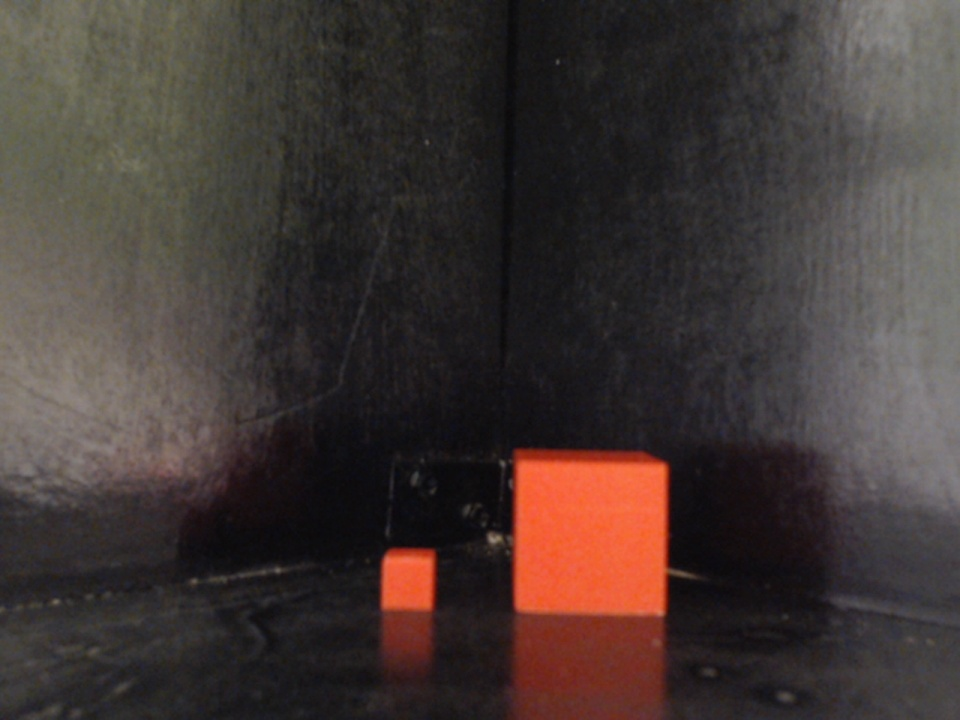
#> input picture img/testing/side.jpg, 960 x 720 px
$ python Main.py   (older library calls are emulated)
#> lines starting #> are read from the running program, lines starting #| are printed output that depends on the picture; after the words box and inside, x2 and y2 are one past the last pixel; in counts of white or black regions, pixels touching at a corner belong together; long printed decimals are rounded
### MeasureObjectSize.py
# Based on code by Adrian Rosebebrock:
# https://www.pyimagesearch.com/2016/03/28/measuring-size-of-objects-in-an-image-with-opencv/

# import the necessary packages
from scipy.spatial import distance as dist
from imutils import perspective
from imutils import contours
import numpy as np
import argparse
import imutils
import cv2

refObjectWidth = 10  # Width of reference object in millimeters

def measureObjectSize(imgPath, fromAngle):
    """ Measure the dimensions in X & Y directions of a given object
    :param fromAngle: angle the image is taken from
    :param testing: a boolean specifying if we're using test images or not
    :return: side lengths in X & Y directions
    """

    # Function that returns midpoint between two points
    def midpoint(ptA, ptB):
        return ((ptA[0] + ptB[0]) * 0.5, (ptA[1] + ptB[1]) * 0.5)

    if fromAngle is "side":
        orderingDirection = "left-to-right"
        cannyLowerBound = 70;
    elif fromAngle is "top":
        orderingDirection = "right-to-left"
        cannyLowerBound = 30;

    # PART 1 : Extracting objects from image #

    # load the image, convert it to grayscale, and blur it slightly
    img = cv2.imread(imgPath)
    gray = cv2.cvtColor(img, cv2.COLOR_BGR2GRAY)
    gray = cv2.GaussianBlur(gray, (9, 9), 0) # Change this and the canny lower bound to improve detection

    # perform edge detection, then perform a dilation + erosion to close gaps
    edged = cv2.Canny(gray, cannyLowerBound, 100)
    edged = cv2.dilate(edged, None, iterations=3)
    edged = cv2.erode(edged, None, iterations=1)

    # find contours in the edge map
    cnts = cv2.findContours(edged.copy(), cv2.RETR_EXTERNAL,
                            cv2.CHAIN_APPROX_SIMPLE)
    cnts = imutils.grab_contours(cnts)

    # sort the contours and initialize the 'pixels per metric' calibration variable
    (cnts, _) = contours.sort_contours(cnts, orderingDirection)
    pixelsPerMetric = None

    # loop over the contours individually
    for c in cnts:
        # if the contour is not sufficiently large, ignore it
        if cv2.contourArea(c) < 500:
            continue

        # compute the rotated bounding box of the contour
        orig = img.copy()
        box = cv2.minAreaRect(c)
        box = cv2.cv.BoxPoints(box) if imutils.is_cv2() else cv2.boxPoints(box)
        box = np.array(box, dtype="int")

        # order the points in the contour such that they appear
        # in top-left, top-right, bottom-right, and bottom-left
        # order, then draw the outline of the rotated bounding
        # box
        box = perspective.order_points(box)
        cv2.drawContours(orig, [box.astype("int")], -1, (0, 255, 0), 2)


        # loop over the original points and draw them
        for (x, y) in box:
            cv2.circle(orig, (int(x), int(y)), 5, (0, 0, 255), -1)

        # unpack the ordered bounding box, then compute the midpoint
        # between the top-left and top-right coordinates, followed by
        # the midpoint between bottom-left and bottom-right coordinates
        (tl, tr, br, bl) = box
        (tltrX, tltrY) = midpoint(tl, tr)
        (blbrX, blbrY) = midpoint(bl, br)

        # compute the midpoint between the top-left and top-right points,
        # followed by the midpoint between the top-righ and bottom-right
        (tlblX, tlblY) = midpoint(tl, bl)
        (trbrX, trbrY) = midpoint(tr, br)

        # draw the midpoints on the image
        cv2.circle(orig, (int(tltrX), int(tltrY)), 5, (255, 0, 0), -1)
        cv2.circle(orig, (int(blbrX), int(blbrY)), 5, (255, 0, 0), -1)
        cv2.circle(orig, (int(tlblX), int(tlblY)), 5, (255, 0, 0), -1)
        cv2.circle(orig, (int(trbrX), int(trbrY)), 5, (255, 0, 0), -1)

        # draw lines between the midpoints
        cv2.line(orig, (int(tltrX), int(tltrY)), (int(blbrX), int(blbrY)),
                 (255, 0, 255), 2)
        cv2.line(orig, (int(tlblX), int(tlblY)), (int(trbrX), int(trbrY)),
                 (255, 0, 255), 2)

        # compute the Euclidean distance between the midpoints
        dA = dist.euclidean((tltrX, tltrY), (blbrX, blbrY))
        dB = dist.euclidean((tlblX, tlblY), (trbrX, trbrY))

        # if the pixels per metric has not been initialized, then
        # compute it as the ratio of pixels to supplied metric
        # (in this case, inches)
        if pixelsPerMetric is None:
            pixelsPerMetric = dB / refObjectWidth

        # compute the size of the object
        dimA = dA / pixelsPerMetric # "width" (x-axis)
        dimB = dB / pixelsPerMetric # "height" (y-axis)

        # draw the object sizes on the image
        cv2.putText(orig, "{:.1f}mm".format(dimA),
                    (int(tltrX - 15), int(tltrY - 10)), cv2.FONT_HERSHEY_SIMPLEX,
                    0.65, (255, 255, 255), 2)
        cv2.putText(orig, "{:.1f}mm".format(dimB),
                    (int(trbrX + 10), int(trbrY)), cv2.FONT_HERSHEY_SIMPLEX,
                    0.65, (255, 255, 255), 2)

    dimX = dimA
    dimY = dimB

    # show the output image (and steps to get there)
    cv2.imshow("Grayscale + blurred", gray)
    cv2.imshow("Canny edge detected", edged)

    cv2.imshow("Output", orig)
    cv2.waitKey()
    cv2.destroyAllWindows()

    return dimX, dimY

### CalculateVolume.py
import math

#
def calculateVolume(shape, sideX, sideY, topX, topY):
    """ Calculate the volume of an object of a specified geometric shape
    :param shape: String describing the shape of the object, e.g. "cube" "pyramid" "sphere"
    :param sideX: object width (x-plane) as seen from the side
    :param sideY: object height (y-plane) as seen from the side
    :param topX:  object side length (x-plane) as seen from the top
    :param topY: object side length (y-plane) as seen from the top
    :return: The volume of the object described by the parameters
    """


    volume = None
    baseArea = topX * topY
    height = sideY
    width = sideX

    if shape is "cube":
        volume = baseArea*height
    elif shape is "pyramid":
        volume = (1/3)*baseArea*height
    elif shape is "sphere":
        radius = topY/2
        volume = (3/4)*(math.pi)*(radius^3)

    return volume

### Main.py
import CaptureImage, UndistortImage, MeasureObjectSize, CalculateVolume
import cv2
import numpy as np

"""
A quick rundown of how the volume box works:
    - User places reference object to the left of what is to be measured.
    - The cameras take one picture each.
    - Camera calibration is performed for each camera. Camera matrices are used to undistort the images.
    - The object is extracted and measured in X and Y directions.
    - Measurements are combined to calculate volume.

    Change the filename paths in the functions below to use different sets of images.
    Newly captured images are saved as "img/side.jpg" or "img/top.jpg". Test images are in their own folder.
    Undistorted images are saved as "img/undistortedSide.jpg" or "img/undistortedTop.jpg".

"""

# TODO: Uncomment and run live from start to finish. Thus far only the set of test images have been used.
#CaptureImage.captureImage("WRITE EITHER side OR top IN HERE")
#UndistortImage.undistortImage("img/testing/side.jpg", "side")
#UndistortImage.undistortImage("img/testing/top.jpg", "top")
sideX, sideY = MeasureObjectSize.measureObjectSize("img/testing/side.jpg", "side")
#> in measureObjectSize, img is the input picture: shape (720, 960, 3); mean B, G, R 52.8, 55.5, 66.3
#> in measureObjectSize, `gray = cv2.cvtColor(img, cv2.COLOR_BGR2GRAY)`:
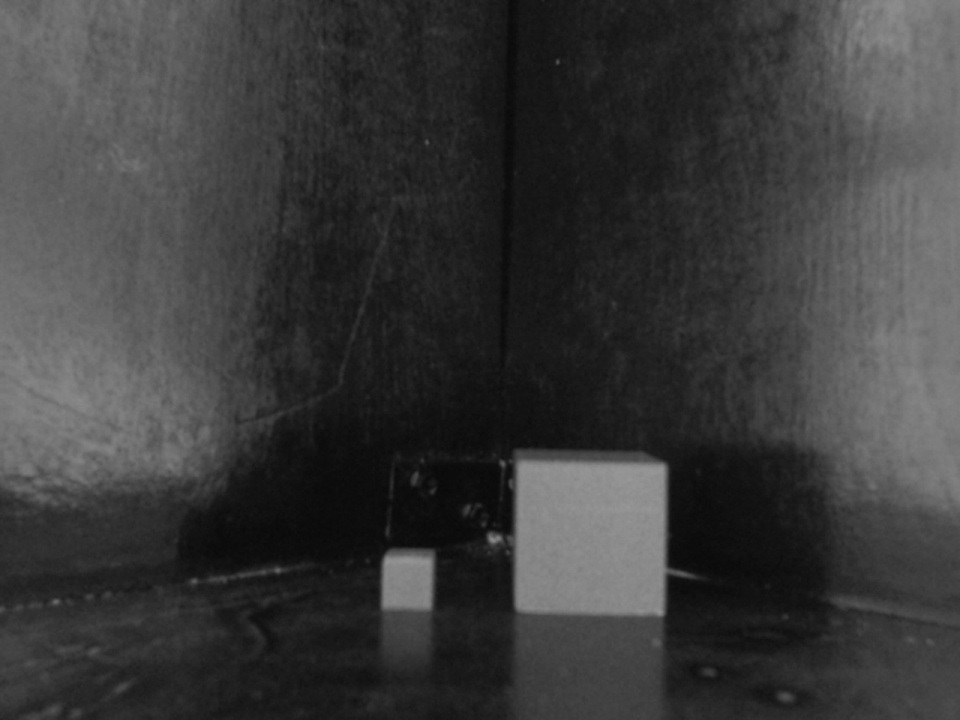
#> gray: shape (720, 960); min 9, max 153, mean 58.4
#> in measureObjectSize, `edged = cv2.Canny(gray, cannyLowerBound, 100)`:
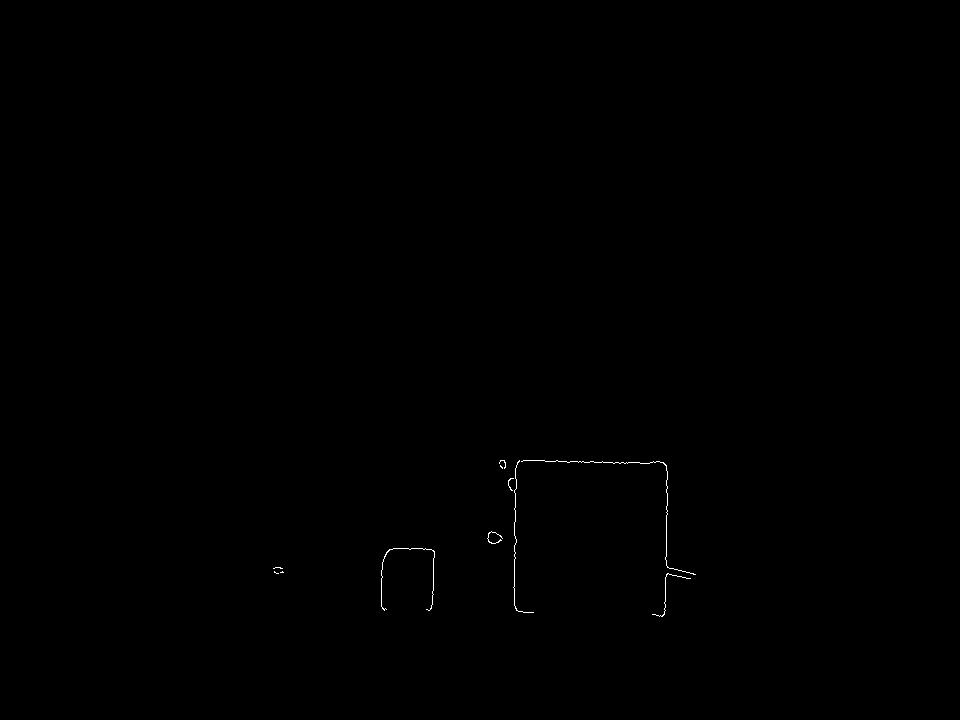
#> edged: shape (720, 960); 0.12% white in thin lines or dots, all inside (x1, y1, x2, y2) = (273, 460, 696, 617)
#> in measureObjectSize, `edged = cv2.dilate(edged, None, iterations=3)`: edged: shape (720, 960); 0.92% white; 5 white regions, box (x1, y1, x2, y2) and area: (505, 457, 699, 620) 4211, (378, 545, 438, 614) 1395, (484, 528, 506, 547) 346, (270, 564, 287, 577) 200, (496, 457, 509, 472) 182
#> in measureObjectSize, `edged = cv2.erode(edged, None, iterations=1)`:
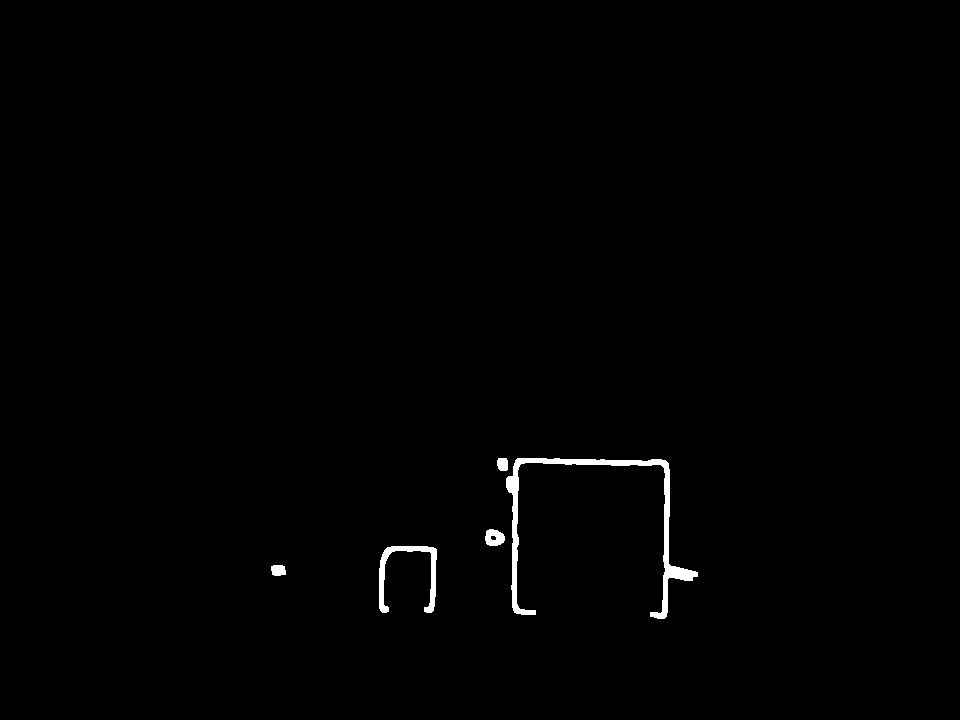
#> edged: shape (720, 960); 0.67% white; 5 white regions
#> in measureObjectSize, `cnts = cv2.findContours(edged.copy(), cv2.RETR_EXTERNAL, cv2.CHAIN_APP..`: cnts = 5 contours; box (x1, y1, x2, y2) and area: (506, 458, 698, 619) 2573, (379, 546, 437, 613) 814, (485, 529, 505, 546) 244, (271, 565, 286, 576) 122, (497, 458, 508, 471) 110
#> the loop in measureObjectSize, `for c in cnts:` made 5 passes
#> (tl, tr, br, bl, tltrX, tltrY, blbrX, blbrY) on pass 2: ([379, 546], [436, 546], [436, 612], [379, 612], 407.5, 546, 407.5, 612)
#> (tl, tr, br, bl, tltrX, tltrY, blbrX, blbrY) on pass 5: ([506, 457], [698, 459], [696, 618], [504, 616], 602, 458, 600, 617)
#> after the loop in measureObjectSize, `for c in cnts:`: pixelsPerMetric = 5.7
#> in measureObjectSize, `dimX = dimA`: dimX = 27.9
#> in measureObjectSize, `dimY = dimB`: dimY = 33.69
#> sideX = 27.9; sideY = 33.69
topX, topY = MeasureObjectSize.measureObjectSize("img/testing/top.jpg", "top")
#> call 2 of measureObjectSize, with imgPath = 'img/testing/top.jpg', fromAngle = 'top'
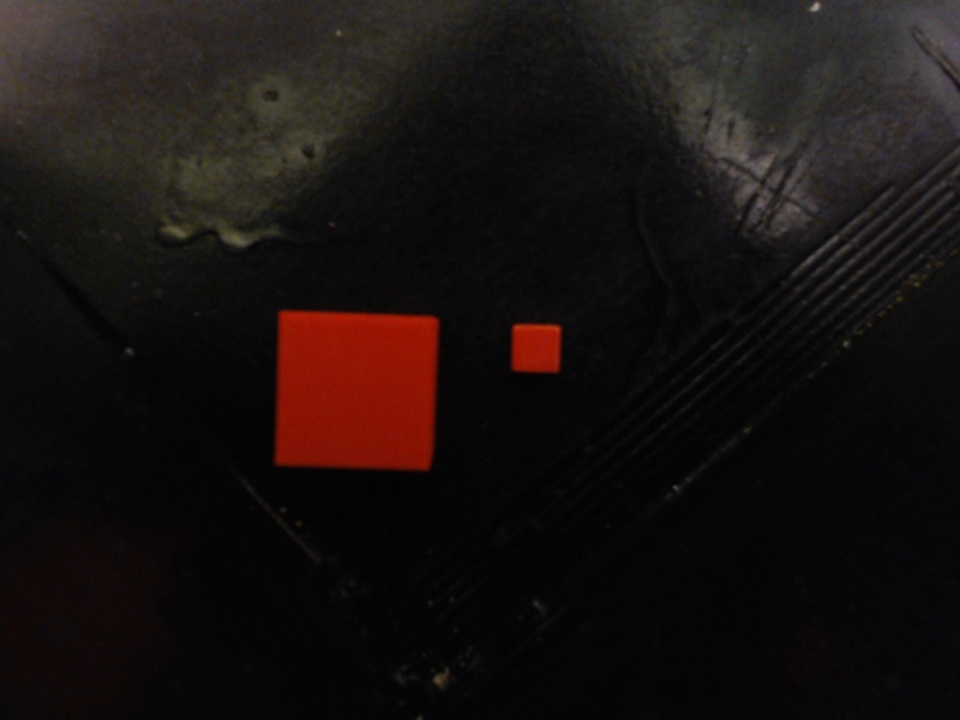
#> input picture img/testing/top.jpg, 960 x 720 px
#> in measureObjectSize, img is the input picture: shape (720, 960, 3); mean B, G, R 16.4, 17.9, 24.1
#> in measureObjectSize (call 2), `gray = cv2.cvtColor(img, cv2.COLOR_BGR2GRAY)`:
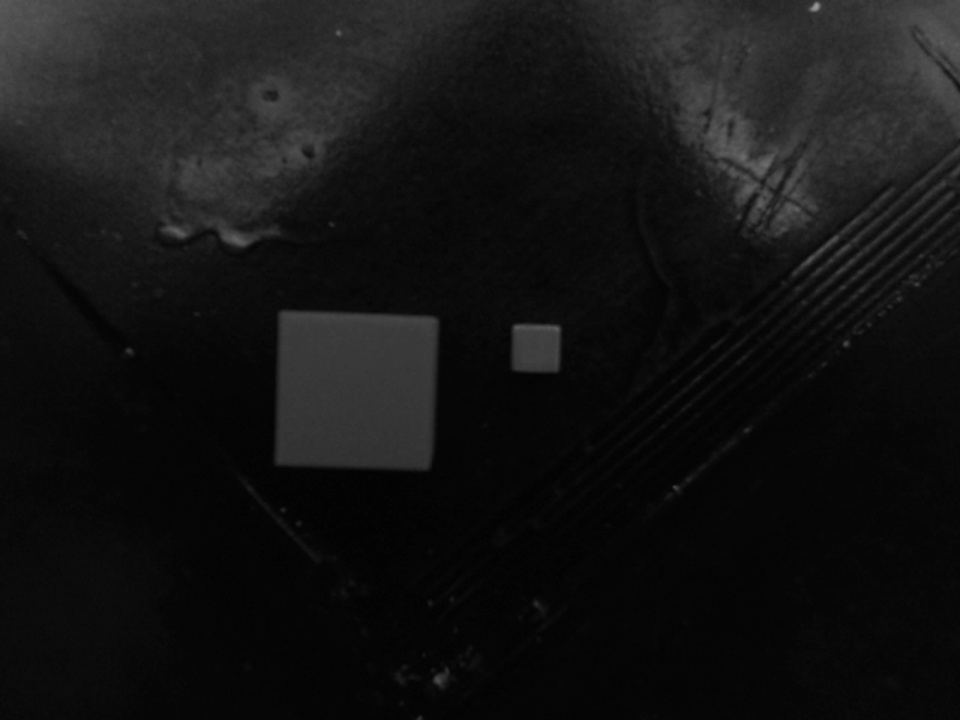
#> gray: shape (720, 960); min 1, max 156, mean 19.6
#> in measureObjectSize (call 2), `edged = cv2.Canny(gray, cannyLowerBound, 100)`: edged: shape (720, 960); 0.18% white in thin lines or dots, all inside (x1, y1, x2, y2) = (166, 2, 960, 689)
#> in measureObjectSize (call 2), `edged = cv2.dilate(edged, None, iterations=3)`: edged: shape (720, 960); 1.3% white; 7 white regions, largest, box (x1, y1, x2, y2) and area: (786, 143, 960, 294) 3981, (726, 151, 790, 232) 2065, (508, 321, 564, 376) 1377
#> in measureObjectSize (call 2), `edged = cv2.erode(edged, None, iterations=1)`:
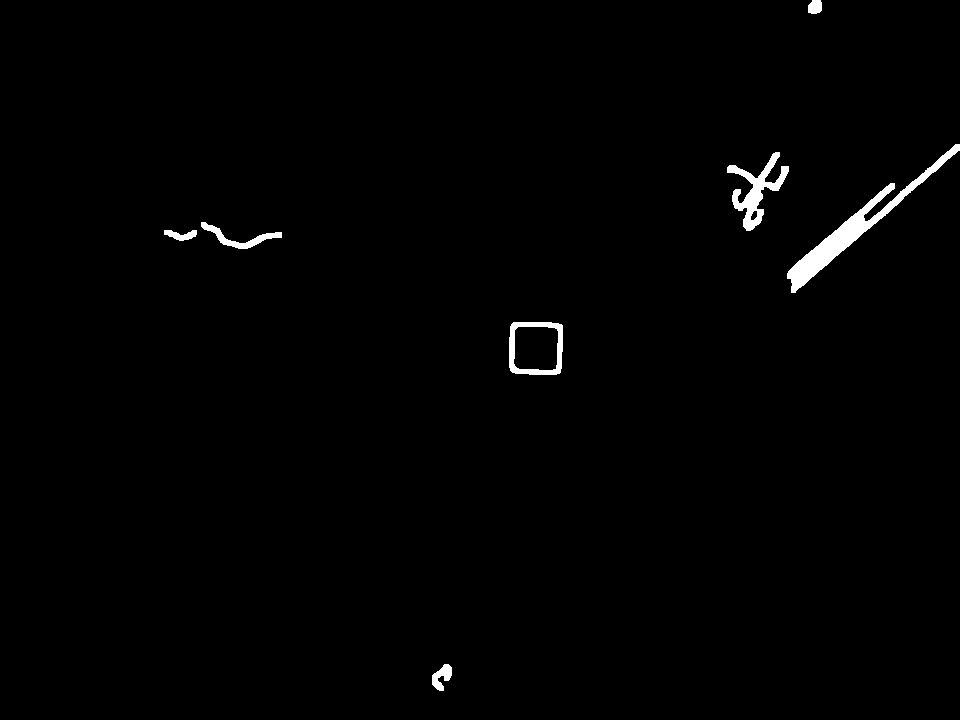
#> edged: shape (720, 960); 1% white; 7 white regions
#> in measureObjectSize (call 2), `cnts = cv2.findContours(edged.copy(), cv2.RETR_EXTERNAL, cv2.CHAIN_APP..`: cnts = 7 contours; box (x1, y1, x2, y2) and area: (787, 144, 960, 293) 2977, (509, 322, 563, 375) 2658, (727, 152, 789, 231) 1412, (201, 222, 282, 249) 476, (432, 664, 452, 691) 264, (164, 230, 197, 241) 178, (808, 0, 822, 14) 146
#> the loop in measureObjectSize (call 2), `for c in cnts:` made 7 passes
#> (tl, tr, br, bl, tltrX, tltrY, blbrX, blbrY) on pass 2: ([778, 277], [948, 131], [962, 148], [792, 293], 863, 204, 877, 220.5)
#> (tl, tr, br, bl, tltrX, tltrY, blbrX, blbrY) on passes 3 to 4: ([722, 166], [783, 149], [801, 215], [740, 232], 752.5, 157.5, 770.5, 223.5), ([509, 322], [562, 322], [562, 374], [509, 374], 535.5, 322, 535.5, 374)
#> after the loop in measureObjectSize (call 2), `for c in cnts:`: pixelsPerMetric = 22.38
#> in measureObjectSize (call 2), `dimX = dimA`: dimX = 2.32
#> in measureObjectSize (call 2), `dimY = dimB`: dimY = 2.37
#> topX = 2.32; topY = 2.37
# Volume in cubic millimeters
volume = CalculateVolume.calculateVolume("cube", sideX, sideY, topX, topY)
#> in calculateVolume, `baseArea = topX * topY`: baseArea = 5.5
#> in calculateVolume, `height = sideY`: height = 33.69
#> in calculateVolume, `width = sideX`: width = 27.9
#> in calculateVolume, `volume = baseArea*height`: volume = 185.4
#> volume = 185.4

# Show the user the estimated volume with some fancy graphics
image = np.zeros((100,1000,4),np.uint8)
text = "Estimated volume = %f cm^3" % (volume/1000)
#> text = 'Estimated volume = 0.185417 cm^3'
print(text)
#| Estimated volume = 0.1854 cm^3
cv2.putText(image, text, (10,50),cv2.FONT_HERSHEY_PLAIN,3,(70,230,130,255), 3)
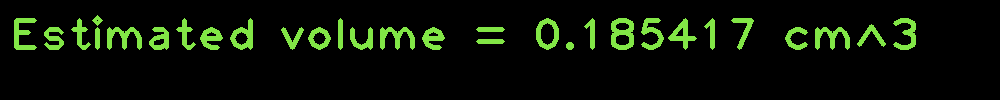
#> image: shape (100, 1000, 4); mean of channels 0, 1, 2, 3 5.4, 17.9, 10.1, 19.8; drawn as B, G, R
cv2.imshow('Result', image)
cv2.waitKey()
cv2.destroyAllWindows()
